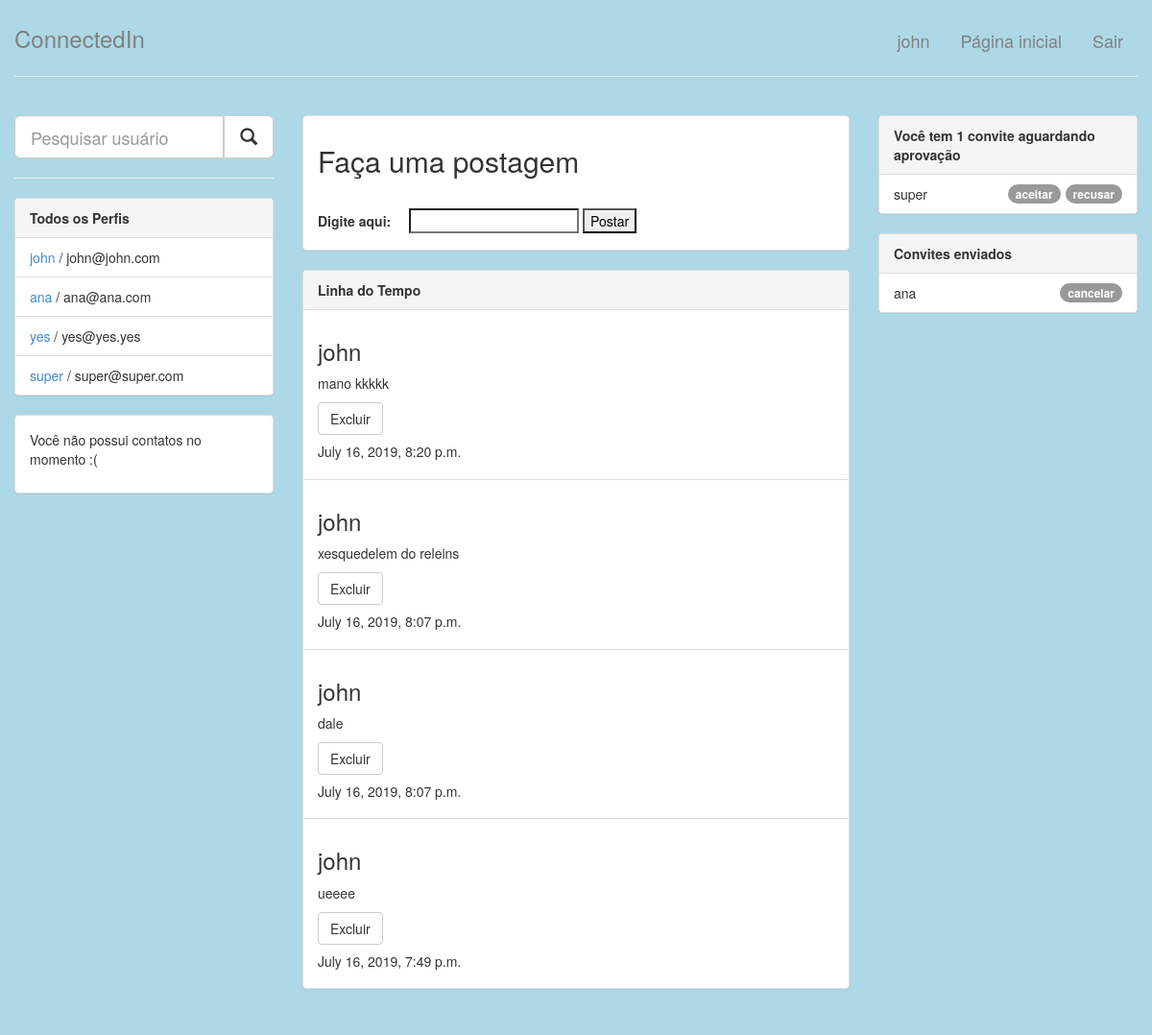
The app's page / (signed in), older data.
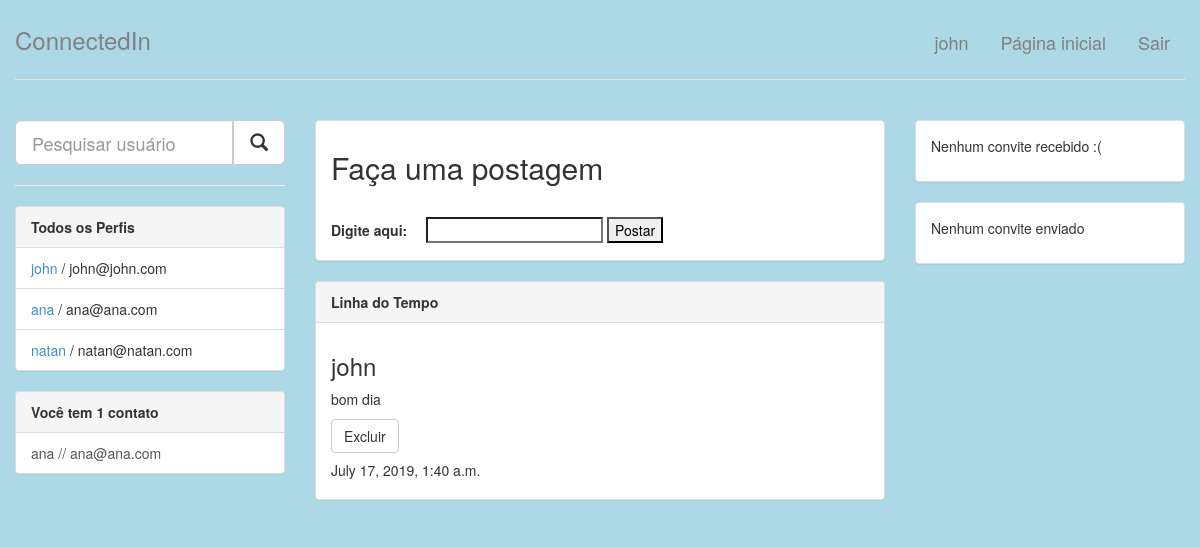
The same page, newer data.
### perfis/models.py (models this page shows, shortened)
class Perfil(models.Model):
    nome = models.CharField(max_length=255, null=False)
    telefone = models.CharField(max_length=15, null=False)
    nome_empresa = models.CharField(max_length=255, null=False)
    contatos = models.ManyToManyField('self')
    usuario_id = models.OneToOneField(User, related_name='perfil',
                                   on_delete=models.CASCADE)
    @property
    def email(self):
        return self.usuario_id.email
    @property
    def timeline(self):
        lista_postagens = []
        postagens_ordenadas = Post.objects.all()[::-1]
        for i in postagens_ordenadas:
            if i.perfil in self.contatos.all() or i.perfil.id == self.id:
                lista_postagens.append(i)
        return lista_postagens
    @property
    def superuser(self):
        return self.usuario_id.is_superuser

class Post(models.Model):
    perfil = models.ForeignKey(Perfil, on_delete=models.CASCADE, related_name='perfil_postagem')
    data_postagem = models.DateTimeField(auto_now_add=True)
    postagem = models.CharField(max_length=255)
    def __str__(self):
        return self.postagem

class Convite(models.Model):
    solicitante = models.ForeignKey(Perfil, on_delete=models.CASCADE,
                                    related_name='convites_feitos')
    convidado = models.ForeignKey(Perfil, on_delete=models.CASCADE,
                                  related_name='convites_recebidos')

### perfis/views.py (the view)
# urls.py: path('', views.index, name='index'),
@login_required
def index(request):
    form = PostForm()
    perfil_logado = get_perfil_logado(request)
    timeline = perfil_logado.timeline
    return render(request, 'index.html',
                  {'perfis': Perfil.objects.all(),
                   'perfil_logado': perfil_logado,
                   'form': form,
                   'timeline': timeline})

### perfis/form_post.py
class PostForm(forms.Form):
    postagem = forms.CharField(label='postagem', max_length=1000)

### perfis/views.py (called while the page is built)
@login_required
def get_perfil_logado(request):
    return request.user.perfil

### perfis/templates/index.html (shortened to what this page needs)
{% extends "base.html" %}
{% block body %}
<div class="row">
    <nav class="col-lg-3">
        <form>
            <div class="input-group input-group-lg">
              <input type="text" class="form-control" placeholder="Pesquisar usuário">
              <div class="input-group-btn">
                <button class="btn btn-default" type="submit"><i class="glyphicon glyphicon-search"></i></button>
              </div>
            </div>
        </form>
        <hr>
        <div class="panel panel-default">
            <div class="panel-heading">
                <strong>Todos os Perfis</strong>
            </div>
            {% if perfis %}
            <ul class="list-group">
                {% for perfil in perfis %}
                    <li class="list-group-item">
                        <a href="{% url 'exibir' perfil.id %}">{{ perfil.nome }}</a>
                        / {{ perfil.email }}
                    </li>
                {% endfor %}
            </ul>
            {% else %}
                <p>Nenhum Perfil encontrado</p>
            {% endif %}
        </div>
        <div class="panel panel-default">
            {% with total_de_contatos=perfil_logado.contatos.count %}
                {% if total_de_contatos %}
                    <div class="panel-heading">
                        <strong>Você tem {{total_de_contatos}}
                        contato{{ total_de_contatos|pluralize }}</strong>
                    </div>
                    <ul class="list-group">
                        {% for contato in perfil_logado.contatos.all %}
                            <a href="{% url 'exibir' contato.id %}"
                                class="list-group-item">{{ contato.nome }} // {{ contato.email }}</a>
                        {% endfor %}
                    </ul>
                {% else %}
                    <div class="panel-body">
                        <p>Você não possui contatos no momento :(</p>
                    </div>
                {% endif %}
            {% endwith %}
        </div>
    </nav>
    <div class="col-lg-6">
        <div class="panel panel-default">
            <form action="{% url 'add_post' %}" method="post">
                <h2 class="panel-heading">Faça uma postagem</h2>
                <label class="panel-body" for="postagem">Digite aqui: </label>
                <input id="postagem" type="text" name="postagem">
                <button type="submit" value="Postar">Postar</button>
            </form>
        </div>
        <div class="panel panel-default">
            {% with total=timeline.count %}
                {% if timeline %}
                    <div class="panel-heading">
                        <strong>Linha do Tempo</strong>
                    </div>
                    <ul class="list-group">
                        {% for postagem in timeline %}
                        <li class="list-group-item">
                            <h3> {{ postagem.perfil.nome }} </h3>
                            <p>{{ postagem }}</p>
                            {% if postagem.perfil.id == perfil_logado.id %}
                                <a class="btn btn-default" href="{% url 'excluir_postagem' postagem.id %}"
                                   onclick="return confirm('Deseja excluir esta postagem?');">Excluir</a>
                            {% endif %}
                            <h5>{{postagem.data_postagem}}</h5>
                        </li>
                        {% endfor %}
                    </ul>
                {% else %}
                    <div class="panel-body">
                        <p>Nenhuma postagem a exibir :(</p>
                    </div>
                {% endif %}
            {% endwith %}
        </div>
    </div>
    <aside class="col-lg-3">
        <div class="panel panel-default">
            {% with total_de_convites=perfil_logado.convites_recebidos.count %}
                {% if total_de_convites %}
                    <div class="panel-heading">
                        <strong>Você tem {{ total_de_convites }}
                        convite{{ total_de_convites|pluralize }}
                        aguardando aprovação</strong>
                    </div>
                    <ul class="list-group">
                        {% for convite in perfil_logado.convites_recebidos.all %}
                            <li class="list-group-item">
                                {{convite.solicitante.nome}}
                                <a href="{% url 'recusar' convite.id %}" class="badge btn">recusar</a>
                                <a href="{% url 'aceitar' convite.id %}" class="badge btn">aceitar</a>
                            </li>
                        {% endfor %}
                    </ul>
                {% else %}
                    <div class="panel-body">
                        <p>Nenhum convite recebido :(</p>
                    </div>
                {% endif %}
            {% endwith %}
        </div>
        <div class="panel panel-default">
            {% with total_de_convites=perfil_logado.convites_feitos.count %}
                {% if total_de_convites %}
                    <div class="panel-heading">
                        <strong>Convites enviados</strong>
                    </div>
                    <ul class="list-group">
                        {% for convite in perfil_logado.convites_feitos.all %}
                            <li class="list-group-item">
                                {{convite.convidado.nome}}
                                <a href="{% url 'recusar' convite.id %}" class="badge btn">cancelar</a>
                            </li>
                        {% endfor %}
                    </ul>
                {% else %}
                    <div class="panel-body">
                        <p>Nenhum convite enviado</p>
                    </div>
                {% endif %}
            {% endwith %}
        </div>
    </aside>
</div>
{% endblock %}

### perfis/templates/base.html (shortened to what this page needs)
{% load staticfiles %}
<!DOCTYPE html>
<html lang="pt">
    <head>
        <link href="{% static 'styles/bootstrap.css' %}" rel="stylesheet">
        <link href="{% static 'styles/main.css' %}" rel="stylesheet">
    </head>
    <body style="background-color:Lightblue;">
        <div class="col-lg-12">
            <div class="header">
                <ul class="nav nav-pills pull-right">
                    <li title="Perfil"><a href="{% url 'exibir' perfil_logado.id %}"><font color="gray" size="4px">{{ perfil_logado.nome }}</font></a></li>
                    <li><a href="{% url 'index' %}"><font color="gray" size="4px">Página inicial</font></a></li>
                    <li onclick="return confirm('Deseja sair do connectedIn?');"><a href="/logout/"><font color="gray" size="4px">Sair</font></a></li>
                </ul>
                <h3><font color="gray">ConnectedIn</font></h3>
            </div>
            <div class="row content">
                {% block body %}
                {% endblock %}
            </div>
        </div>
    </body>
</html>

### perfis/static/styles/main.css (style rules this page uses)
body { padding-top: 20px; padding-bottom: 20px; }
.header, .content, .footer { padding-left: 15px; padding-right: 15px; }
.header { border-bottom: 1px solid #e5e5e5; }
.header h3 { margin-top: 0; margin-bottom: 0; line-height: 40px; padding-bottom: 19px; }
.content { margin: 40px 0; }
@media screen and (min-width: 768px) { .header, .content, .footer { padding-left: 0; padding-right: 0; } }
@media screen and (min-width: 768px) { .header { margin-bottom: 30px; } }

Row changes from the older to the newer data that the page shows:
removed Perfil: nome "yes", email "yes@yes.yes", shown under "ConnectedIn"
removed Perfil: nome "super", email "super@super.com", shown under "ConnectedIn"
removed Post: perfil.nome "john", postagem "mano kkkkk", shows "Excluir", data_postagem "July 16, 2019, 8:20 p.m."
removed Post: perfil.nome "john", postagem "xesquedelem do releins", shows "Excluir", data_postagem "July 16, 2019, 8:07 p.m."
removed Post: perfil.nome "john", postagem "dale", shows "Excluir", data_postagem "July 16, 2019, 8:07 p.m."
removed Post: perfil.nome "john", postagem "ueeee", shows "Excluir", data_postagem "July 16, 2019, 7:49 p.m."
removed Convite: solicitante.nome "super"
removed Convite: convidado.nome "ana"
now on one of the page's lists (row edited): Perfil: nome "ana", email "ana@ana.com"
added Perfil: nome "natan", email "natan@natan.com", shown under "ConnectedIn"
added Post: perfil.nome "john", postagem "bom dia", shows "Excluir", data_postagem "July 17, 2019, 1:40 a.m."
Text that changed along with them:
{{ total_de_contatos }}: (not shown) → "1"
{{ total_de_convites }}: "1" → (not shown)
text no longer shown: "Você não possui contatos no momento :( convite aguardando aprovação Convites enviados"
text now shown: "contato Nenhum convite recebido :( Nenhum convite enviado"
